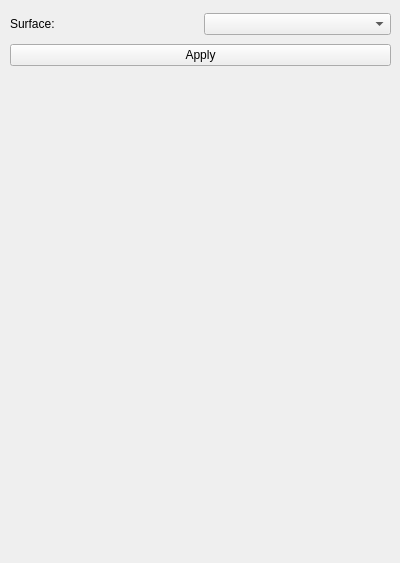
<?xml version="1.0" encoding="UTF-8"?>
<ui version="4.0">
 <class>SurfaceNormalView</class>
 <widget class="QWidget" name="SurfaceNormalView">
  <property name="geometry">
   <rect>
    <x>0</x>
    <y>0</y>
    <width>400</width>
    <height>563</height>
   </rect>
  </property>
  <property name="windowTitle">
   <string>Form</string>
  </property>
  <widget class="QWidget" name="verticalLayoutWidget">
   <property name="geometry">
    <rect>
     <x>10</x>
     <y>10</y>
     <width>381</width>
     <height>61</height>
    </rect>
   </property>
   <layout class="QVBoxLayout" name="verticalLayout">
    <item>
     <layout class="QHBoxLayout" name="horizontalLayout">
      <item>
       <widget class="QLabel" name="label">
        <property name="text">
         <string>Surface:</string>
        </property>
       </widget>
      </item>
      <item>
       <widget class="QmitkDataStorageComboBox" name="DataSelector"/>
      </item>
     </layout>
    </item>
    <item>
     <widget class="QPushButton" name="ApplyBtn">
      <property name="text">
       <string>Apply</string>
      </property>
     </widget>
    </item>
   </layout>
  </widget>
 </widget>
 <customwidgets>
  <customwidget>
   <class>QmitkDataStorageComboBox</class>
   <extends>QComboBox</extends>
   <header>QmitkDataStorageComboBox.h</header>
  </customwidget>
 </customwidgets>
 <resources/>
 <connections/>
</ui>
